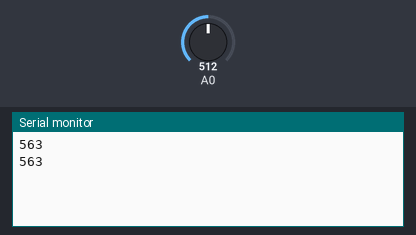
A sketch run on a simulated Arduino Uno, built with avr-gcc and run on an emulated ATmega328P. On the bench: the last lines printed to the serial monitor. The inputs (shaded band) are chosen by the test bench; at power-on: A0 = 512.

Above: at 1.2 s.
1.3 s: A0 set to 716
At 2.1 s:
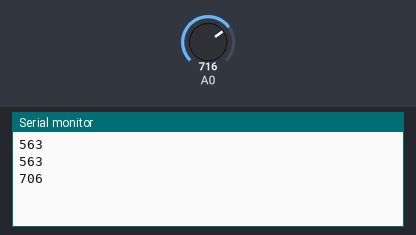
2.8 s: A0 set to 900
At 3.3 s:
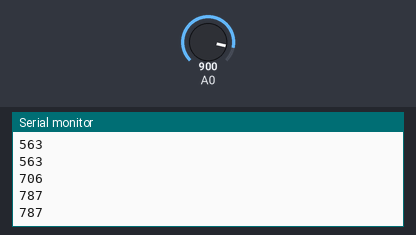
Timing chart, 0 to 5.8 s (numbered marks = the images above; inputs shaded):
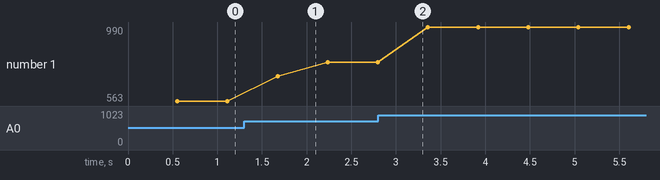

Measured:
- after the input at 1.3 s, the serial monitor: prints a new line after 0.37 s (image 1)
- plotted number 1: 563 → 787 after the input at 1.3 s, 787 → 990 after the input at 2.8 s

The sketch:

project.ino
```cpp
/*
  ARDUINO CODE: MICROPHONE
  ------------------------
  In all transparency, the Arduino code has been completely written by Thomas.
  Nonetheless, I will provide a brief explanation of the code.

  This code runs on the Arduino UNO. It reads the microphone, works out
  how loud the sound is, and sends that number to the computer through
  the USB cable. The game (script.js) reads these numbers and uses them
  to push the player up: the louder the scream, the higher the player goes.
*/

// "sum" adds up several mic readings, "moyenne" (average in French) holds their average.
// "int" means these variables hold whole numbers (nombres entiers in French).
int sum = 0;
int moyenne = 0;

/*
  SETUP
  Runs only once, when the Arduino gets power.
  It starts the USB connection with the computer at a speed of 9600.
  This speed must be the same as in the game (port.open(9600) in script.js),
  otherwise the two sides wouldn't understand each other.
*/
void setup() {
  Serial.begin(9600);
}

/*
  LOOP
  Runs again and again, as long as the Arduino has power.

  Sound is a wave: the mic's signal goes up and down very quickly.
  So one single reading could land on a high point or a low point by chance.
  To get a stable "how loud is it right now" value, the code reads the mic
  several times, then calculates the average of those readings.
  It then sends that average to the computer, and starts again.
*/
void loop() {
  // Read the mic several times and add up the readings.
  // i starts at 0 and goes up by 1 (i++) as long as it's 10 or less,
  // so the readings are repeated 11 times.
  for(int i = 0; i <= 10; i++){
    sum += analogRead(A0);    // read the mic's voltage on pin A0 (a number from 0 to 1023)
                              // and add it to sum ("+=" means sum = sum + ...)
    //Serial.println(sum);    // test line, turned off
    delay(50);                // wait 50 milliseconds between two readings
  }

  // Average of the readings (the total divided by 10)
  moyenne = sum / 10;

  // Send the average to the computer, followed by a line break.
  // The game reads each value up to that line break, with port.readUntil("\n").
  Serial.println(moyenne);

  // Empty both variables, so the next round starts from 0
  moyenne = 0;
  sum = 0;
  delay(10);   // short pause before starting again
}
```
